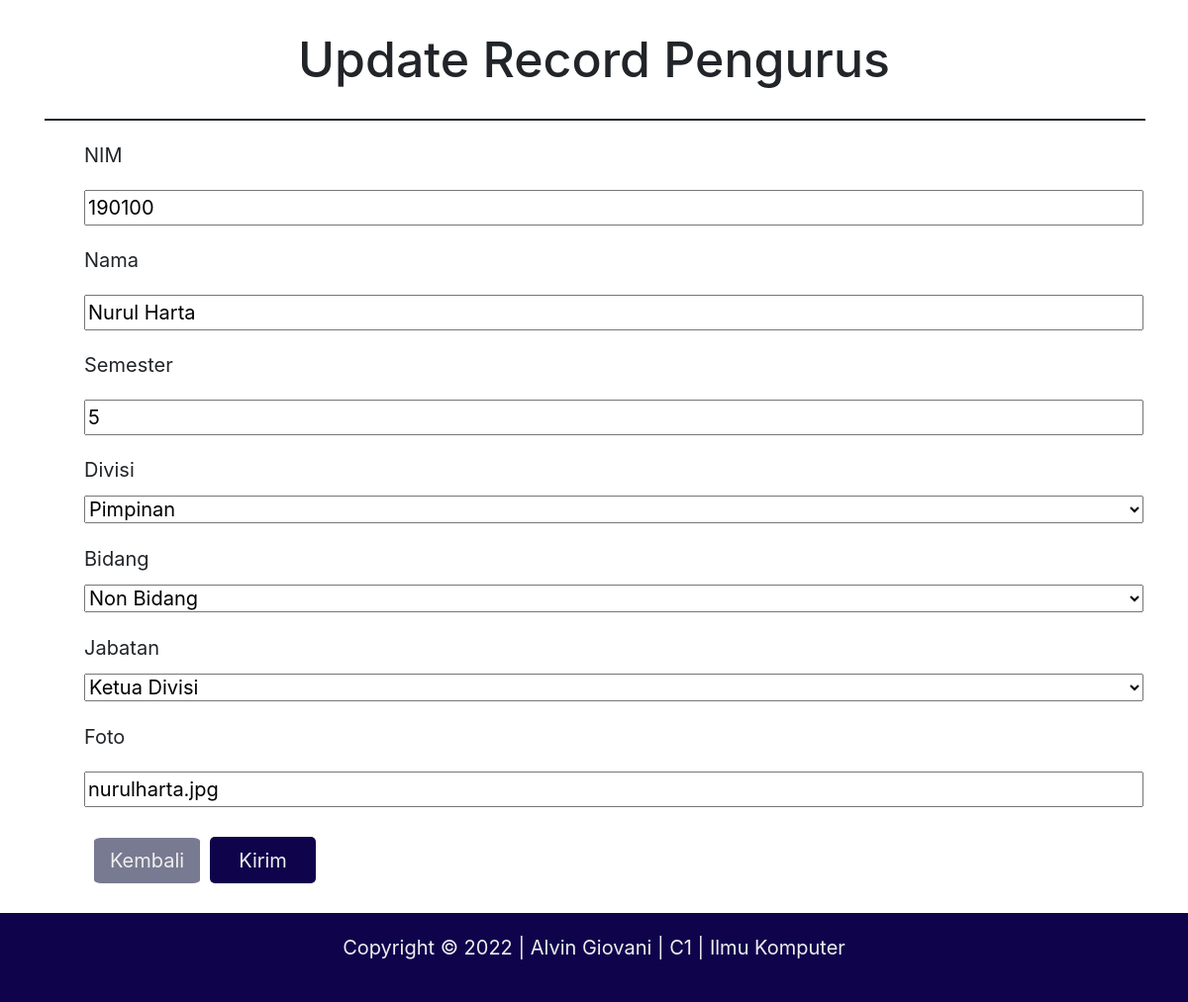
Page /update.php?key=1 on the committed database.
### tables this page shows
CREATE TABLE `pengurus` (
  `id_pengurus` bigint(20) NOT NULL AUTO_INCREMENT,
  `id_bidang` bigint(20) NOT NULL,
  `nim` int(50) NOT NULL,
  `nama` varchar(255) NOT NULL,
  `jabatan` varchar(255) NOT NULL,
  `semester` int(5) NOT NULL,
  `divisi` varchar(255) NOT NULL,
  `foto` varchar(50) NOT NULL,
  PRIMARY KEY (`id_pengurus`),
  KEY `id_bidang` (`id_bidang`),
  CONSTRAINT `pengurus_ibfk_1` FOREIGN KEY (`id_bidang`) REFERENCES `bidang_divisi` (`id_bidang`) ON DELETE CASCADE ON UPDATE CASCADE
);

CREATE TABLE `bidang_divisi` (
  `id_bidang` bigint(20) NOT NULL AUTO_INCREMENT,
  `id_divisi` bigint(20) NOT NULL,
  `nama_bidang` varchar(255) NOT NULL,
  `ketua_bidang` varchar(255) NOT NULL,
  PRIMARY KEY (`id_bidang`),
  KEY `id_divisi` (`id_divisi`),
  CONSTRAINT `bidang_divisi_ibfk_1` FOREIGN KEY (`id_divisi`) REFERENCES `divisi` (`id_divisi`) ON DELETE CASCADE ON UPDATE CASCADE
);

### update.php (the view, shortened to what this page needs)
<?php
    require 'function.php';
    $key = $_GET['key'];
    $query = mysqli_query($conn, "select * from pengurus where id_pengurus ='$key' limit 1");
    $data = mysqli_fetch_assoc($query);
    $id_bidang = $data['id_bidang'];
    $nama = $data['nama'];
    $nim = $data['nim'];
    $semester = $data['semester'];
    $divisi = $data['divisi'];
    $foto = $data['foto'];
    $query2 = mysqli_query($conn, "select * from bidang_divisi where id_bidang ='$id_bidang' limit 1");
    $data2 = mysqli_fetch_assoc($query2);
    $bidang = $data2['nama_bidang'];
?>
<!DOCTYPE html>
<html lang="en">
<head>
    <link rel="stylesheet" href="https://cdn.jsdelivr.net/npm/bootstrap@4.3.1/dist/css/bootstrap.min.css">
    <link rel="stylesheet" href="style/style2.css">
</head>
<body>
    <div class="container">
        <h1>Update Record Pengurus</h1>
        <hr>
        <form action="" method="POST">
            <ul style="list-style: none;">
                <li>
                    <div class="form-group">
                        <label for="nim">
                            NIM
                        </label> <br>
                        <input type="text" name="nim" id="nim" value="<?php echo $nim?>">
                    </div>
                </li>
                <li>
                <div class="form-group">
                    <label for="nama">
                        Nama
                    </label>
                    <input type="text" name="nama" id="nama" value="<?php echo $nama?>">
                </div>
                </li>
                <li>
                <div class="form-group">
                    <label for="semester">
                        Semester
                    </label>
                    <input type="text" name="semester" id="semester" value="<?php echo $semester?>">
                </div>
                </li>
                <li><div class="form-group">
                    <label for="divisi">
                        Divisi
                    </label>
                    <select id="divisi" name="divisi" <?php $divisi?>>
                        <option value="Pimpinan" <?php if($divisi=='Pimpinan') echo 'selected="selected"';?>>Pimpinan</option>
                    </select>
                </div></li>
                <li><div class="form-group">
                    <label for="bidang">
                        Bidang
                    </label>
                    <select id="bidang" name="bidang"<?php $bidang?>>
                        <option value="Non Bidang" <?php if($bidang=='Non Bidang') echo 'selected="selected"';?>>Non Bidang</option>
                    </select>
                </div></li>
                <li><div class="form-group">
                    <label for="jabatan">
                        Jabatan
                    </label>
                    <select id="jabatan" name="jabatan">
                        <option value="Ketua Divisi">Ketua Divisi</option>
                    </select>
                </div></li>
                <li><div class="form-group">
                    <label for="foto">
                        Foto
                    </label>
                    <input type="text" name="foto" id="foto" value="<?php echo $foto?>">
                </div></li>
                <li>
                <li style="display: flex; align-items:center;">
                    <a href="pengurus.php?key=<?php echo $key?>" style="text-decoration: none; padding:8px 15px; width: 10%; text-align:center; border-radius:7%; margin:0 10px; background-color:#787A91; color:#eee">Kembali</a>
                    <button type="submit" name="update" id="update" class="btn" style="background-color:#0F044C; color:#eee">Kirim</button>
                </li>
                </li>
            </ul>
        </form>
    </div>
    <footer style="background-color: #0F044C; padding:20px; text-align:center; display:flex; justify-content:center">
        <p>
            Copyright &copy; 2022 | Alvin Giovani | C1 | Ilmu Komputer
        </p>
    </footer>
</body>
</html>

### style/style2.css (style rules this page uses)
* { width: 100%; font-family: -apple-system, BlinkMacSystemFont, 'Segoe UI', Roboto, Oxygen, Ubuntu, Cantarell, 'Open Sans', 'Helvetica Neue', sans-serif; font-size: 20px; }
h1 { font-size: 50px; margin: 30px 0; width: 100%; text-align: center; }
footer p { color: #eee; }
button { width: 10%; margin: 10px 0; }
hr { border: 1px solid; }

### update.php (style rules this page uses)
li { margin-bottom: 20px; }
li input { margin-top: 10px; }

### rows in the picture
pengurus: nim "190100", nama "Nurul Harta", semester "5", divisi "Pimpinan", foto "nurulharta.jpg"
bidang_divisi: bidang "Non Bidang"
